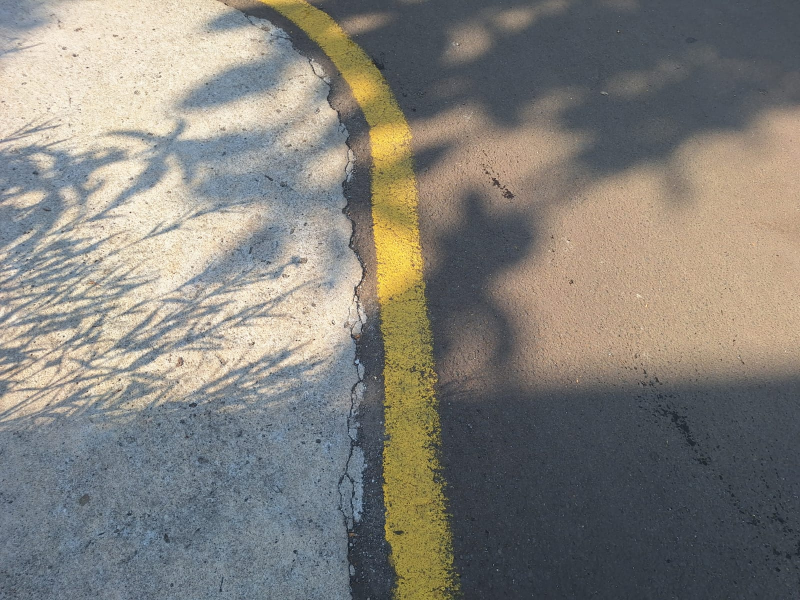
#> input picture WhatsApp Image 2025-05-07 at 09.51.21_25d343e4.jpg, 1600 x 1200 px, found by its file name (shown at 1/2 size)
$ python hsv_selector.py
#> lines starting #> are read from the running program, lines starting #| are printed output that depends on the picture; after the words box and inside, x2 and y2 are one past the last pixel; in counts of white or black regions, pixels touching at a corner belong together
import cv2
import numpy as np

# Fungsi callback kosong untuk trackbar
def nothing(x):
    pass

# Baca gambar
image = cv2.imread('WhatsApp Image 2025-05-07 at 09.51.21_25d343e4.jpg')  # Ganti dengan nama file gambar Anda
#> image is the input picture: shape (1200, 1600, 3); mean B, G, R 122.5, 128.7, 131.2
image = cv2.resize(image, (640, 480))  # Ukuran opsional
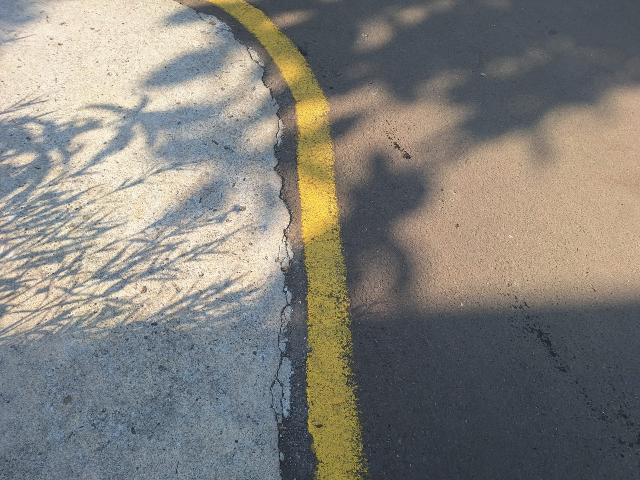
#> image: shape (480, 640, 3); mean B, G, R 122.4, 128.6, 131.1

# Konversi ke HSV
hsv = cv2.cvtColor(image, cv2.COLOR_BGR2HSV)
#> hsv: shape (480, 640, 3); mean H, S, V 65.8, 50, 140.7

# Buat window dan trackbar
cv2.namedWindow("HSV Selector")

# Trackbar untuk rentang H, S, dan V
cv2.createTrackbar("H Min", "HSV Selector", 0, 179, nothing)
#> slider 'H Min' is set to 35
cv2.createTrackbar("H Max", "HSV Selector", 179, 179, nothing)
cv2.createTrackbar("S Min", "HSV Selector", 0, 255, nothing)
#> slider 'S Min' is set to 51
cv2.createTrackbar("S Max", "HSV Selector", 255, 255, nothing)
cv2.createTrackbar("V Min", "HSV Selector", 0, 255, nothing)
#> slider 'V Min' is set to 51
cv2.createTrackbar("V Max", "HSV Selector", 255, 255, nothing)

while True:
    # Ambil nilai dari trackbar
    h_min = cv2.getTrackbarPos("H Min", "HSV Selector")
    h_max = cv2.getTrackbarPos("H Max", "HSV Selector")
    s_min = cv2.getTrackbarPos("S Min", "HSV Selector")
    s_max = cv2.getTrackbarPos("S Max", "HSV Selector")
    v_min = cv2.getTrackbarPos("V Min", "HSV Selector")
    v_max = cv2.getTrackbarPos("V Max", "HSV Selector")

    # Buat mask berdasarkan nilai HSV
    lower_hsv = np.array([h_min, s_min, v_min])
    upper_hsv = np.array([h_max, s_max, v_max])
    mask = cv2.inRange(hsv, lower_hsv, upper_hsv)
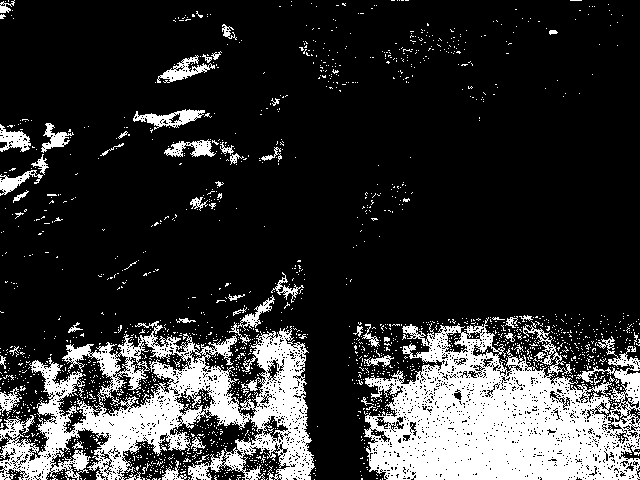
#> mask: shape (480, 640); 19.4% white; 1803 white regions (1746 under 20 px), largest, box (x1, y1, x2, y2) and area: (364, 317, 640, 480) 27373, (0, 321, 315, 480) 21638, (133, 109, 205, 130) 645

    # Tampilkan hasil masking
    result = cv2.bitwise_and(image, image, mask=mask)
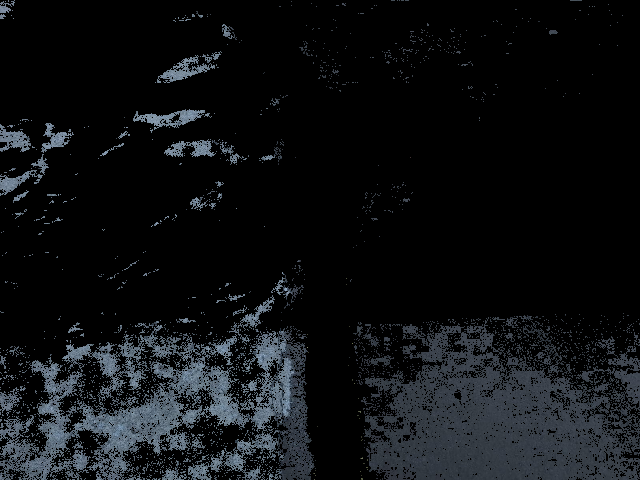
#> result: shape (480, 640, 3); mean B, G, R 18.7, 16.6, 14.5

    # Tampilkan gambar asli, mask, dan hasil
    cv2.imshow("Original", image)
    cv2.imshow("Mask", mask)
    cv2.imshow("Filtered", result)

    # Tekan 'q' untuk keluar
    if cv2.waitKey(1) & 0xFF == ord('q'):
#> (key q is pressed here)
        break

cv2.destroyAllWindows()
